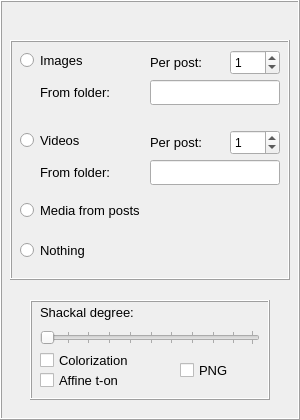
   <widget class="QFrame" name="mediaSet">
    <property name="geometry">
     <rect>
      <x>970</x>
      <y>70</y>
      <width>300</width>
      <height>420</height>
     </rect>
    </property>
    <property name="frameShape">
     <enum>QFrame::Box</enum>
    </property>
    <property name="frameShadow">
     <enum>QFrame::Raised</enum>
    </property>
    <property name="class" stdset="0">
     <string>gui-frame form</string>
    </property>
    <widget class="QFrame" name="shackalBox">
     <property name="geometry">
      <rect>
       <x>30</x>
       <y>300</y>
       <width>240</width>
       <height>100</height>
      </rect>
     </property>
     <property name="frameShape">
      <enum>QFrame::Box</enum>
     </property>
     <property name="frameShadow">
      <enum>QFrame::Raised</enum>
     </property>
     <property name="class" stdset="0">
      <string>form-box</string>
     </property>
     <widget class="QCheckBox" name="shackalAffine">
      <property name="geometry">
       <rect>
        <x>10</x>
        <y>70</y>
        <width>110</width>
        <height>20</height>
       </rect>
      </property>
      <property name="font">
       <font>
        <pointsize>10</pointsize>
       </font>
      </property>
      <property name="toolTip">
       <string>Аффинное преобразование пикч</string>
      </property>
      <property name="text">
       <string>Affine t-on</string>
      </property>
     </widget>
     <widget class="QLabel" name="shackalDegreeLabel">
      <property name="geometry">
       <rect>
        <x>10</x>
        <y>0</y>
        <width>200</width>
        <height>25</height>
       </rect>
      </property>
      <property name="font">
       <font>
        <pointsize>10</pointsize>
       </font>
      </property>
      <property name="text">
       <string>Shackal degree:</string>
      </property>
      <property name="buddy">
       <cstring>shackalDegree</cstring>
      </property>
     </widget>
     <widget class="QCheckBox" name="shackalColor">
      <property name="geometry">
       <rect>
        <x>10</x>
        <y>50</y>
        <width>110</width>
        <height>20</height>
       </rect>
      </property>
      <property name="font">
       <font>
        <pointsize>10</pointsize>
       </font>
      </property>
      <property name="toolTip">
       <string>Наложение яркого цвета на пикчи</string>
      </property>
      <property name="text">
       <string>Colorization</string>
      </property>
      <property name="tristate">
       <bool>false</bool>
      </property>
     </widget>
     <widget class="QSlider" name="shackalDegree">
      <property name="geometry">
       <rect>
        <x>10</x>
        <y>30</y>
        <width>220</width>
        <height>15</height>
       </rect>
      </property>
      <property name="font">
       <font>
        <pointsize>10</pointsize>
       </font>
      </property>
      <property name="toolTip">
       <string/>
      </property>
      <property name="orientation">
       <enum>Qt::Horizontal</enum>
      </property>
      <property name="invertedAppearance">
       <bool>false</bool>
      </property>
      <property name="invertedControls">
       <bool>false</bool>
      </property>
      <property name="tickPosition">
       <enum>QSlider::TicksBothSides</enum>
      </property>
     </widget>
     <widget class="QCheckBox" name="toPNG">
      <property name="geometry">
       <rect>
        <x>150</x>
        <y>60</y>
        <width>90</width>
        <height>20</height>
       </rect>
      </property>
      <property name="font">
       <font>
        <pointsize>10</pointsize>
       </font>
      </property>
      <property name="toolTip">
       <string>Преобразование пикч в PNG с альфа-каналом</string>
      </property>
      <property name="statusTip">
       <string/>
      </property>
      <property name="whatsThis">
       <string/>
      </property>
      <property name="text">
       <string>PNG</string>
      </property>
     </widget>
    </widget>
    <widget class="QFrame" name="mediaBox">
     <property name="geometry">
      <rect>
       <x>10</x>
       <y>40</y>
       <width>280</width>
       <height>240</height>
      </rect>
     </property>
     <property name="frameShape">
      <enum>QFrame::Box</enum>
     </property>
     <property name="frameShadow">
      <enum>QFrame::Raised</enum>
     </property>
     <property name="class" stdset="0">
      <string>form-box</string>
     </property>
     <widget class="QSpinBox" name="imagesCount">
      <property name="geometry">
       <rect>
        <x>220</x>
        <y>10</y>
        <width>50</width>
        <height>25</height>
       </rect>
      </property>
      <property name="maximum">
       <number>4</number>
      </property>
      <property name="value">
       <number>1</number>
      </property>
     </widget>
     <widget class="QRadioButton" name="medias">
      <property name="geometry">
       <rect>
        <x>10</x>
        <y>160</y>
        <width>260</width>
        <height>20</height>
       </rect>
      </property>
      <property name="font">
       <font>
        <pointsize>10</pointsize>
       </font>
      </property>
      <property name="toolTip">
       <string>Прикрепления из постов</string>
      </property>
      <property name="text">
       <string>Media from posts</string>
      </property>
      <attribute name="buttonGroup">
       <string notr="true">buttonGroup_4</string>
      </attribute>
     </widget>
     <widget class="QLineEdit" name="videosFolder">
      <property name="geometry">
       <rect>
        <x>140</x>
        <y>120</y>
        <width>130</width>
        <height>25</height>
       </rect>
      </property>
      <property name="font">
       <font>
        <pointsize>10</pointsize>
       </font>
      </property>
      <property name="toolTip">
       <string>Подпапка с видео</string>
      </property>
     </widget>
     <widget class="QRadioButton" name="images">
      <property name="geometry">
       <rect>
        <x>10</x>
        <y>10</y>
        <width>120</width>
        <height>20</height>
       </rect>
      </property>
      <property name="font">
       <font>
        <pointsize>10</pointsize>
       </font>
      </property>
      <property name="toolTip">
       <string>Пикчи</string>
      </property>
      <property name="text">
       <string>Images</string>
      </property>
      <attribute name="buttonGroup">
       <string notr="true">buttonGroup_4</string>
      </attribute>
     </widget>
     <widget class="QLabel" name="videosCountLabel">
      <property name="geometry">
       <rect>
        <x>140</x>
        <y>90</y>
        <width>80</width>
        <height>25</height>
       </rect>
      </property>
      <property name="font">
       <font>
        <pointsize>10</pointsize>
       </font>
      </property>
      <property name="text">
       <string>Per post:</string>
      </property>
     </widget>
     <widget class="QRadioButton" name="noMedia">
      <property name="geometry">
       <rect>
        <x>10</x>
        <y>200</y>
        <width>260</width>
        <height>20</height>
       </rect>
      </property>
      <property name="font">
       <font>
        <pointsize>10</pointsize>
       </font>
      </property>
      <property name="toolTip">
       <string>Ничего</string>
      </property>
      <property name="text">
       <string>Nothing</string>
      </property>
      <attribute name="buttonGroup">
       <string notr="true">buttonGroup_4</string>
      </attribute>
     </widget>
     <widget class="QLabel" name="imagesFolderLabel">
      <property name="geometry">
       <rect>
        <x>30</x>
        <y>40</y>
        <width>110</width>
        <height>25</height>
       </rect>
      </property>
      <property name="font">
       <font>
        <pointsize>10</pointsize>
       </font>
      </property>
      <property name="text">
       <string>From folder:</string>
      </property>
      <property name="buddy">
       <cstring>imagesFolder</cstring>
      </property>
     </widget>
     <widget class="QLineEdit" name="imagesFolder">
      <property name="geometry">
       <rect>
        <x>140</x>
        <y>40</y>
        <width>130</width>
        <height>25</height>
       </rect>
      </property>
      <property name="font">
       <font>
        <pointsize>10</pointsize>
       </font>
      </property>
      <property name="toolTip">
       <string>Подпапка с пикчами</string>
      </property>
     </widget>
     <widget class="QRadioButton" name="videos">
      <property name="geometry">
       <rect>
        <x>10</x>
        <y>90</y>
        <width>110</width>
        <height>20</height>
       </rect>
      </property>
      <property name="font">
       <font>
        <pointsize>10</pointsize>
       </font>
      </property>
      <property name="toolTip">
       <string>Видео</string>
      </property>
      <property name="text">
       <string>Videos</string>
      </property>
      <attribute name="buttonGroup">
       <string notr="true">buttonGroup_4</string>
      </attribute>
     </widget>
     <widget class="QSpinBox" name="videosCount">
      <property name="geometry">
       <rect>
        <x>220</x>
        <y>90</y>
        <width>50</width>
        <height>25</height>
       </rect>
      </property>
      <property name="maximum">
       <number>4</number>
      </property>
      <property name="value">
       <number>1</number>
      </property>
     </widget>
     <widget class="QLabel" name="imagesCountLabel">
      <property name="geometry">
       <rect>
        <x>140</x>
        <y>10</y>
        <width>80</width>
        <height>25</height>
       </rect>
      </property>
      <property name="font">
       <font>
        <pointsize>10</pointsize>
       </font>
      </property>
      <property name="text">
       <string>Per post:</string>
      </property>
     </widget>
     <widget class="QLabel" name="videosFolderLabel">
      <property name="geometry">
       <rect>
        <x>30</x>
        <y>120</y>
        <width>110</width>
        <height>25</height>
       </rect>
      </property>
      <property name="font">
       <font>
        <pointsize>10</pointsize>
       </font>
      </property>
      <property name="text">
       <string>From folder:</string>
      </property>
      <property name="buddy">
       <cstring>videosFolder</cstring>
      </property>
     </widget>
     <widget class="QLabel" name="mediaLabel">
      <property name="geometry">
       <rect>
        <x>10</x>
        <y>0</y>
        <width>59</width>
        <height>14</height>
       </rect>
      </property>
      <property name="text">
       <string/>
      </property>
     </widget>
    </widget>
    <widget class="QLabel" name="shackalLabel">
     <property name="geometry">
      <rect>
       <x>30</x>
       <y>280</y>
       <width>240</width>
       <height>20</height>
      </rect>
     </property>
     <property name="text">
      <string/>
     </property>
    </widget>
    <zorder>mediaBox</zorder>
    <zorder>shackalLabel</zorder>
    <zorder>shackalBox</zorder>
   </widget>
